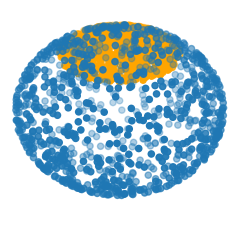

Python code for this plot:
import numpy as np
import matplotlib.pyplot as plt
import quaternion
import rotation_matrix
import unit_sphere
ax = plt.figure().add_subplot(projection='3d')
unit_sphere.plot(ax)
x = np.empty(shape=(int(1e3), 3))
for i, _ in enumerate(x):
    q = [0, 0, 0, 1] + 0.3*quaternion.rand()
    q /= np.linalg.norm(q)
    z = [0, 0, 1]
    x[i] = np.matmul(rotation_matrix.R_from_quat(q), z)
ax.scatter(x[:, 0], x[:, 1], x[:, 2], color='orange')
plt.show()
